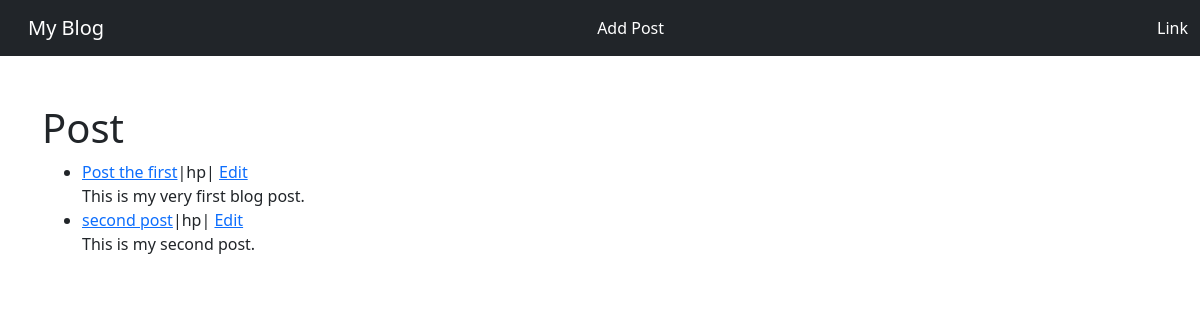
/, run on an earlier commit of the app's database.
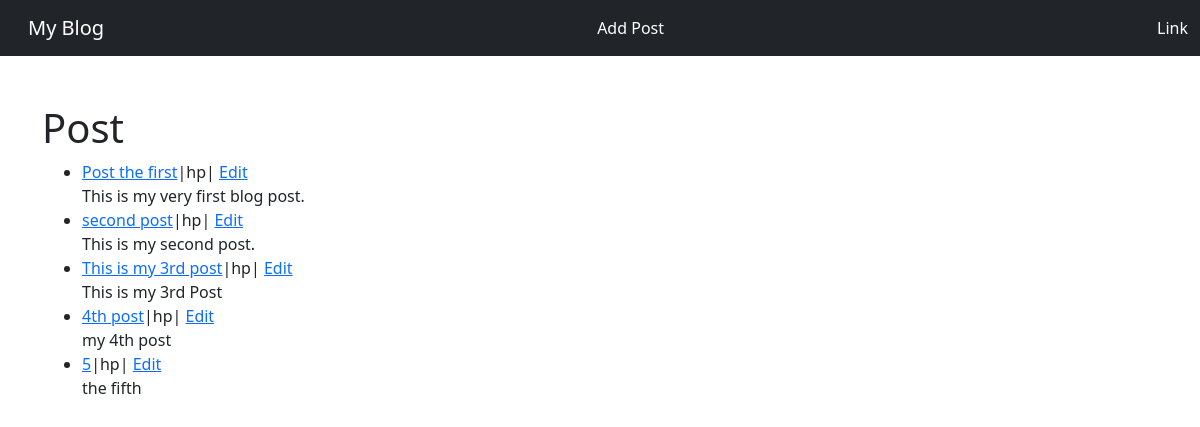
And on a later commit of the database.
### blog/models.py (models this page shows, shortened)
class Post(models.Model):
    title=models.CharField(max_length=255)
    title_tag=models.CharField(max_length=255)
    author=models.ForeignKey(User,on_delete=models.CASCADE)
    body=models.TextField()

### blog/views.py (the view)
# urls.py: path('',HomeView.as_view(),name="home"),
class HomeView(ListView):
    model=Post
    template_name='home.html'

### blog/templates/home.html (shortened to what this page needs)
{% extends 'base.html' %}
{% block content %}
<h1>Post</h1>
<ul>
{% for post in object_list %}
        <li><a href="{% url 'article-detail' post.pk %}">{{post.title}}</a>|{{post.author}}| <a href="{% url 'update_post' post.pk %}">Edit</a></br>
          {{post.body}}
        </li>
{% endfor %}
</ul>
 {% endblock %}

### blog/templates/base.html (shortened to what this page needs)
<!doctype html>
<html lang="ar" dir="rtl">
  <head>
    <link rel="stylesheet"
          href="https://cdn.jsdelivr.net/npm/bootstrap@5.3.8/dist/css/bootstrap.rtl.min.css">
  </head>
  <body>
    <nav class="navbar navbar-expand-lg navbar-dark bg-dark">
  <div class="container-fluid d-flex justify-content-between">
    <a class="nav-link text-white" href="#">Link</a>
    <a class="nav-link text-white" href="{% url 'add_post' %}">Add Post</a>
    <a class="navbar-brand" href="{% url 'home' %}">My Blog</a>
  </div>
</nav>
    <br/>
    <div class="container mt-4 content-wrapper">
      {% block content %}
      {% endblock %}
    </div>
  </body>
</html>

### blog/templates/base.html (style rules this page uses)
.content-wrapper { text-align: left !important; direction: ltr !important; }

What changed in the data, as far as the page shows it:
added Post: title "This is my 3rd post", author "hp", body "This is my 3rd Post"
added Post: title "4th post", author "hp", body "my 4th post"
added Post: title "5", author "hp", body "the fifth"
